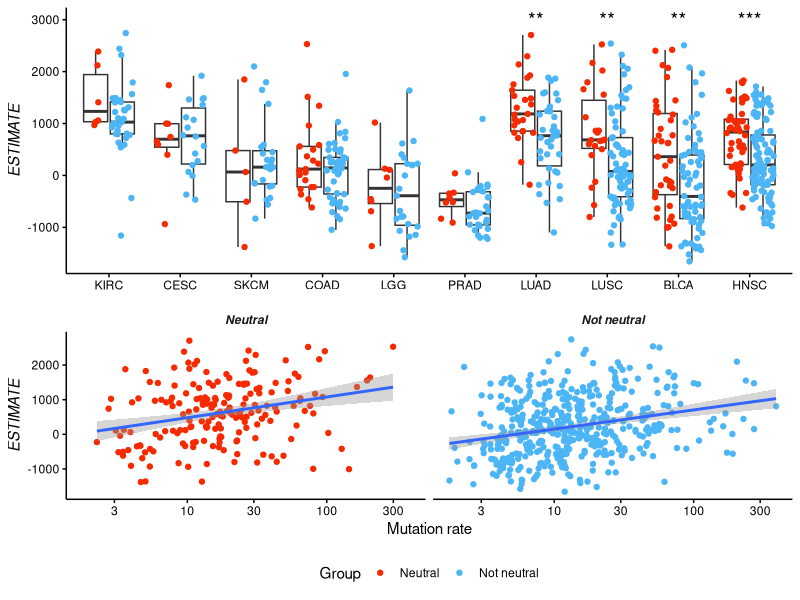

Recreate this plot in R.
require (ggplot2)
require (gridExtra)

#LOADS DATA

neu.data <- read.table (file = "ESTIMATE_evolution_raw_data.txt", sep = "\t", header = TRUE)

#DEFINES THE NEUTRAL EVOLUTION VARIABLE

neu.data$Group <- ifelse (neu.data$r2.all > 0.98, "Neutral", "Not neutral")

#THESE ARE THE GLOBAL ANCOVA ANALYSES. THIS IS COMMENTED SO YOU CAN RE-CREATE THE FIGURE
#BY RUNNING THE CODE THAT'S BELOW. CD274 IS PD-L1 AND PDCD1LG2 IS PD-L2

##GLOBAL NEUTRAL EVOLUTION ANCOVA
#anova (lm (ESTIMATE ~ type + Neo + CD274 + PDCD1LG2 + Group, data = sub.analyze))

#GLOBAL NEUTRAL EVOLUTION ACCOUNTING ALSO FOR MUTATION RATE (mu.m.all)
#anova (lm (ESTIMATE ~ type + Neo + CD274 + PDCD1LG2 + mu.m.all + Group, data = sub.analyze))

#MUTATION RATE AND IMMUNITY ACCOUNTING ALSO FOR NEUTRAL EVOLUTION
#anova (lm (ESTIMATE ~ type + Neo + CD274 + PDCD1LG2 + Group + mu.m.all, data = sub.analyze))

#THE CODE FROM THIS POINT UNTIL THE END RE-CREATE THE FIGURE
#PREPARES A DATA FRAME WITH THE LABELS FOR THE TISSUE-SPECIFIC PLOT

p.estimate <- data.frame (type = unique (neu.data$type), p = 1, Mean = 0, y = 3000)

for (i in 1:nrow (p.estimate)) {
	sub.t <- subset (neu.data, type == as.character (p.estimate[i,1]))
	res <- wilcox.test (sub.t$ESTIMATE ~ sub.t$Group)
	p.estimate[i,2] <- res$p.value
	p.estimate[i,3] <- mean (sub.t$ESTIMATE)
}

p.estimate$Label <- ifelse (p.estimate$p > 0.05, "", ifelse (p.estimate$p > 0.01, "*", ifelse (p.estimate$p > 0.001, "**", "***")))

#THIS SORTS THE CANCER TYPES ACCORDING TO WHETHER THERE IS A CORRELATION BETWEEN NEUTRAL EVOLUTION AND IMMUNITY OR NOT AND THEIR ESTIMATE MEAN
neu.data$type <- factor (neu.data$type, levels = p.estimate[order(p.estimate$Label, -p.estimate$Mean),]$type)

#THIS CREATES THE BOXPLOT WITH THE ESTIMATE SCORES
estimate.plot <- ggplot (neu.data, aes (x = type, y = ESTIMATE)) + geom_boxplot (outlier.shape = NA, aes(dodge = Group)) + geom_point (position = position_jitterdodge (jitter.width = 0.3), aes (color = Group)) + theme (axis.text.y = element_text (color = "black"), axis.ticks.y = element_line (color = "black"), axis.line.y = element_line (color = "black"), axis.ticks.x = element_line (color = "black"), axis.text.x = element_text (color = "black"), axis.line.x = element_line (color = "black"), legend.position = "none", panel.background = element_blank(), axis.title.x = element_blank(), axis.title.y = element_text (face = "italic")) + scale_color_manual (values = c ("#F62A00", "#4CB5F5")) + geom_text (data = subset(p.estimate, p > 0.05), aes (x = type, y = y, label = Label), size = 3) + geom_text (data = subset(p.estimate, p < 0.05), aes (x = type, y = y, label = Label), size = 5)

#THIS CREATES THE CORRELATION PLOT BETWEEN MUTATION RATE AND ESTIMATE
mu.plot <- ggplot (neu.data, aes (x = mu.m.all, y = ESTIMATE)) + geom_point (aes (color = Group)) + scale_x_log10() + facet_wrap (~Group) + geom_smooth (method = "lm") + theme (axis.text = element_text (color = "black"), axis.ticks = element_line (color = "black"), axis.line.x = element_line (color = "black"), axis.line.y = element_line (color = "black"), panel.background = element_blank(), axis.title.y = element_text (face = "italic")) + scale_color_manual (values = c ("#F62A00", "#4CB5F5")) + xlab ("Mutation rate") + theme (legend.position = "bottom", strip.background = element_blank(), strip.text = element_text (face = "bold.italic"))

#PUT IT TOGETHER IN A SINGLE PANEL
gA=ggplot_gtable(ggplot_build(estimate.plot))
gB=ggplot_gtable(ggplot_build(mu.plot))
maxWidth = grid::unit.pmax(gA$widths[2:3], gB$widths[2:3])
gA$widths[2:3] <- as.list(maxWidth)
gB$widths[2:3] <- as.list(maxWidth)
figure.1 <- grid.arrange (gA, gB, ncol = 1)

#SAVE IT
ggsave (figure.1, file = "Figure_1.pdf")